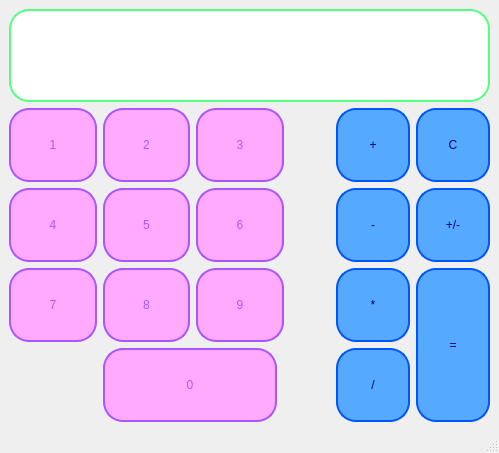
<?xml version="1.0" encoding="UTF-8"?>
<ui version="4.0">
 <class>MainWindow</class>
 <widget class="QMainWindow" name="MainWindow">
  <property name="geometry">
   <rect>
    <x>0</x>
    <y>0</y>
    <width>499</width>
    <height>453</height>
   </rect>
  </property>
  <property name="windowTitle">
   <string>MainWindow</string>
  </property>
  <widget class="QWidget" name="centralwidget">
   <layout class="QGridLayout" name="gridLayout_2">
    <item row="0" column="0">
     <layout class="QGridLayout" name="gridLayout">
      <item row="1" column="5">
       <widget class="QPushButton" name="delete_2">
        <property name="sizePolicy">
         <sizepolicy hsizetype="Fixed" vsizetype="Preferred">
          <horstretch>0</horstretch>
          <verstretch>0</verstretch>
         </sizepolicy>
        </property>
        <property name="cursor">
         <cursorShape>PointingHandCursor</cursorShape>
        </property>
        <property name="styleSheet">
         <string notr="true">color: rgb(0, 0, 127);
font: 75 24pt &quot;Goudy Old Style&quot;;
background-color: rgb(85, 170, 255);
 border-style: solid;
 border-width:2px;
 border-radius:20px;
border-color: rgb(0, 85, 255);
 max-width:70px;
 max-height:170px;
 min-width:70px;
 min-height:70px;</string>
        </property>
        <property name="text">
         <string>C</string>
        </property>
       </widget>
      </item>
      <item row="3" column="1">
       <widget class="QPushButton" name="bt5">
        <property name="sizePolicy">
         <sizepolicy hsizetype="Fixed" vsizetype="Preferred">
          <horstretch>0</horstretch>
          <verstretch>0</verstretch>
         </sizepolicy>
        </property>
        <property name="cursor">
         <cursorShape>PointingHandCursor</cursorShape>
        </property>
        <property name="styleSheet">
         <string notr="true">background-color: rgb(255, 170, 255);
font: 75 24pt &quot;Garamond&quot;;
color: rgb(170, 85, 255);
 border-style: solid;
 border-width:2px;
 border-radius:20px;
border-color: rgb(255, 170, 255);
border-color: rgb(170, 85, 255);
 max-width:170px;
 max-height:70px;
 min-width:70px;
 min-height:70px;</string>
        </property>
        <property name="text">
         <string>5</string>
        </property>
       </widget>
      </item>
      <item row="1" column="3">
       <spacer name="horizontalSpacer">
        <property name="orientation">
         <enum>Qt::Horizontal</enum>
        </property>
        <property name="sizeType">
         <enum>QSizePolicy::Fixed</enum>
        </property>
        <property name="sizeHint" stdset="0">
         <size>
          <width>40</width>
          <height>20</height>
         </size>
        </property>
       </spacer>
      </item>
      <item row="1" column="4">
       <widget class="QPushButton" name="plus">
        <property name="sizePolicy">
         <sizepolicy hsizetype="Fixed" vsizetype="Preferred">
          <horstretch>0</horstretch>
          <verstretch>0</verstretch>
         </sizepolicy>
        </property>
        <property name="cursor">
         <cursorShape>PointingHandCursor</cursorShape>
        </property>
        <property name="styleSheet">
         <string notr="true">color: rgb(0, 0, 127);
font: 75 24pt &quot;Goudy Old Style&quot;;
background-color: rgb(85, 170, 255);
 border-style: solid;
 border-width:2px;
 border-radius:20px;
border-color: rgb(0, 85, 255);
 max-width:70px;
 max-height:170px;
 min-width:70px;
 min-height:70px;</string>
        </property>
        <property name="text">
         <string>+</string>
        </property>
       </widget>
      </item>
      <item row="4" column="0">
       <widget class="QPushButton" name="bt7">
        <property name="sizePolicy">
         <sizepolicy hsizetype="Fixed" vsizetype="Preferred">
          <horstretch>0</horstretch>
          <verstretch>0</verstretch>
         </sizepolicy>
        </property>
        <property name="cursor">
         <cursorShape>PointingHandCursor</cursorShape>
        </property>
        <property name="styleSheet">
         <string notr="true">background-color: rgb(255, 170, 255);
font: 75 24pt &quot;Garamond&quot;;
color: rgb(170, 85, 255);
 border-style: solid;
 border-width:2px;
 border-radius:20px;
border-color: rgb(255, 170, 255);
border-color: rgb(170, 85, 255);
 max-width:170px;
 max-height:70px;
 min-width:70px;
 min-height:70px;</string>
        </property>
        <property name="text">
         <string>7</string>
        </property>
       </widget>
      </item>
      <item row="3" column="2">
       <widget class="QPushButton" name="bt6">
        <property name="sizePolicy">
         <sizepolicy hsizetype="Fixed" vsizetype="Preferred">
          <horstretch>0</horstretch>
          <verstretch>0</verstretch>
         </sizepolicy>
        </property>
        <property name="cursor">
         <cursorShape>PointingHandCursor</cursorShape>
        </property>
        <property name="styleSheet">
         <string notr="true">background-color: rgb(255, 170, 255);
font: 75 24pt &quot;Garamond&quot;;
color: rgb(170, 85, 255);
 border-style: solid;
 border-width:2px;
 border-radius:20px;
border-color: rgb(255, 170, 255);
border-color: rgb(170, 85, 255);
 max-width:170px;
 max-height:70px;
 min-width:70px;
 min-height:70px;</string>
        </property>
        <property name="text">
         <string>6</string>
        </property>
       </widget>
      </item>
      <item row="4" column="1">
       <widget class="QPushButton" name="bt8">
        <property name="sizePolicy">
         <sizepolicy hsizetype="Fixed" vsizetype="Preferred">
          <horstretch>0</horstretch>
          <verstretch>0</verstretch>
         </sizepolicy>
        </property>
        <property name="cursor">
         <cursorShape>PointingHandCursor</cursorShape>
        </property>
        <property name="styleSheet">
         <string notr="true">background-color: rgb(255, 170, 255);
font: 75 24pt &quot;Garamond&quot;;
color: rgb(170, 85, 255);
 border-style: solid;
 border-width:2px;
 border-radius:20px;
border-color: rgb(255, 170, 255);
border-color: rgb(170, 85, 255);
 max-width:170px;
 max-height:70px;
 min-width:70px;
 min-height:70px;</string>
        </property>
        <property name="text">
         <string>8</string>
        </property>
       </widget>
      </item>
      <item row="5" column="3">
       <spacer name="horizontalSpacer_2">
        <property name="orientation">
         <enum>Qt::Horizontal</enum>
        </property>
        <property name="sizeType">
         <enum>QSizePolicy::Fixed</enum>
        </property>
        <property name="sizeHint" stdset="0">
         <size>
          <width>40</width>
          <height>20</height>
         </size>
        </property>
       </spacer>
      </item>
      <item row="4" column="2">
       <widget class="QPushButton" name="bt9">
        <property name="sizePolicy">
         <sizepolicy hsizetype="Fixed" vsizetype="Preferred">
          <horstretch>0</horstretch>
          <verstretch>0</verstretch>
         </sizepolicy>
        </property>
        <property name="cursor">
         <cursorShape>PointingHandCursor</cursorShape>
        </property>
        <property name="styleSheet">
         <string notr="true">background-color: rgb(255, 170, 255);
font: 75 24pt &quot;Garamond&quot;;
color: rgb(170, 85, 255);
 border-style: solid;
 border-width:2px;
 border-radius:20px;
border-color: rgb(255, 170, 255);
border-color: rgb(170, 85, 255);
 max-width:170px;
 max-height:70px;
 min-width:70px;
 min-height:70px;</string>
        </property>
        <property name="text">
         <string>9</string>
        </property>
       </widget>
      </item>
      <item row="4" column="3">
       <spacer name="horizontalSpacer_4">
        <property name="orientation">
         <enum>Qt::Horizontal</enum>
        </property>
        <property name="sizeType">
         <enum>QSizePolicy::Fixed</enum>
        </property>
        <property name="sizeHint" stdset="0">
         <size>
          <width>40</width>
          <height>20</height>
         </size>
        </property>
       </spacer>
      </item>
      <item row="1" column="2">
       <widget class="QPushButton" name="bt3">
        <property name="sizePolicy">
         <sizepolicy hsizetype="Fixed" vsizetype="Preferred">
          <horstretch>0</horstretch>
          <verstretch>0</verstretch>
         </sizepolicy>
        </property>
        <property name="cursor">
         <cursorShape>PointingHandCursor</cursorShape>
        </property>
        <property name="styleSheet">
         <string notr="true">background-color: rgb(255, 170, 255);
font: 75 24pt &quot;Garamond&quot;;
color: rgb(170, 85, 255);
 border-style: solid;
 border-width:2px;
 border-radius:20px;
border-color: rgb(255, 170, 255);
border-color: rgb(170, 85, 255);
 max-width:170px;
 max-height:70px;
 min-width:70px;
 min-height:70px;</string>
        </property>
        <property name="text">
         <string>3</string>
        </property>
       </widget>
      </item>
      <item row="3" column="0">
       <widget class="QPushButton" name="bt4">
        <property name="sizePolicy">
         <sizepolicy hsizetype="Fixed" vsizetype="Preferred">
          <horstretch>0</horstretch>
          <verstretch>0</verstretch>
         </sizepolicy>
        </property>
        <property name="cursor">
         <cursorShape>PointingHandCursor</cursorShape>
        </property>
        <property name="styleSheet">
         <string notr="true">background-color: rgb(255, 170, 255);
font: 75 24pt &quot;Garamond&quot;;
color: rgb(170, 85, 255);
 border-style: solid;
 border-width:2px;
 border-radius:20px;
border-color: rgb(255, 170, 255);
border-color: rgb(170, 85, 255);
 max-width:170px;
 max-height:70px;
 min-width:70px;
 min-height:70px;</string>
        </property>
        <property name="text">
         <string>4</string>
        </property>
       </widget>
      </item>
      <item row="0" column="0" colspan="6">
       <widget class="QLineEdit" name="lineEdit">
        <property name="sizePolicy">
         <sizepolicy hsizetype="Expanding" vsizetype="Preferred">
          <horstretch>0</horstretch>
          <verstretch>0</verstretch>
         </sizepolicy>
        </property>
        <property name="layoutDirection">
         <enum>Qt::RightToLeft</enum>
        </property>
        <property name="styleSheet">
         <string notr="true">border-color: rgb(85, 255, 127);
font: 75 32pt &quot;Goudy Old Style&quot;;
color: rgb(0, 255, 0);
 border-style: solid;
 border-width:2px;
 border-radius:20px;</string>
        </property>
        <property name="alignment">
         <set>Qt::AlignRight|Qt::AlignTrailing|Qt::AlignVCenter</set>
        </property>
       </widget>
      </item>
      <item row="1" column="0">
       <widget class="QPushButton" name="bt1">
        <property name="sizePolicy">
         <sizepolicy hsizetype="Fixed" vsizetype="Preferred">
          <horstretch>0</horstretch>
          <verstretch>0</verstretch>
         </sizepolicy>
        </property>
        <property name="cursor">
         <cursorShape>PointingHandCursor</cursorShape>
        </property>
        <property name="styleSheet">
         <string notr="true">background-color: rgb(255, 170, 255);
font: 75 24pt &quot;Garamond&quot;;
color: rgb(170, 85, 255);
 border-style: solid;
 border-width:2px;
 border-radius:20px;
border-color: rgb(255, 170, 255);
border-color: rgb(170, 85, 255);
 max-width:170px;
 max-height:70px;
 min-width:70px;
 min-height:70px;</string>
        </property>
        <property name="text">
         <string>1</string>
        </property>
       </widget>
      </item>
      <item row="3" column="4">
       <widget class="QPushButton" name="minus">
        <property name="sizePolicy">
         <sizepolicy hsizetype="Fixed" vsizetype="Preferred">
          <horstretch>0</horstretch>
          <verstretch>0</verstretch>
         </sizepolicy>
        </property>
        <property name="cursor">
         <cursorShape>PointingHandCursor</cursorShape>
        </property>
        <property name="styleSheet">
         <string notr="true">color: rgb(0, 0, 127);
font: 75 24pt &quot;Goudy Old Style&quot;;
background-color: rgb(85, 170, 255);
 border-style: solid;
 border-width:2px;
 border-radius:20px;
border-color: rgb(0, 85, 255);
 max-width:70px;
 max-height:170px;
 min-width:70px;
 min-height:70px;</string>
        </property>
        <property name="text">
         <string>-</string>
        </property>
       </widget>
      </item>
      <item row="1" column="1">
       <widget class="QPushButton" name="bt2">
        <property name="sizePolicy">
         <sizepolicy hsizetype="Fixed" vsizetype="Preferred">
          <horstretch>0</horstretch>
          <verstretch>0</verstretch>
         </sizepolicy>
        </property>
        <property name="cursor">
         <cursorShape>PointingHandCursor</cursorShape>
        </property>
        <property name="styleSheet">
         <string notr="true">background-color: rgb(255, 170, 255);
font: 75 24pt &quot;Garamond&quot;;
color: rgb(170, 85, 255);
 border-style: solid;
 border-width:2px;
 border-radius:20px;
border-color: rgb(255, 170, 255);
border-color: rgb(170, 85, 255);
 max-width:170px;
 max-height:70px;
 min-width:70px;
 min-height:70px;</string>
        </property>
        <property name="text">
         <string>2</string>
        </property>
       </widget>
      </item>
      <item row="3" column="3">
       <spacer name="horizontalSpacer_3">
        <property name="orientation">
         <enum>Qt::Horizontal</enum>
        </property>
        <property name="sizeType">
         <enum>QSizePolicy::Fixed</enum>
        </property>
        <property name="sizeHint" stdset="0">
         <size>
          <width>40</width>
          <height>20</height>
         </size>
        </property>
       </spacer>
      </item>
      <item row="4" column="4">
       <widget class="QPushButton" name="mul">
        <property name="sizePolicy">
         <sizepolicy hsizetype="Fixed" vsizetype="Preferred">
          <horstretch>0</horstretch>
          <verstretch>0</verstretch>
         </sizepolicy>
        </property>
        <property name="cursor">
         <cursorShape>PointingHandCursor</cursorShape>
        </property>
        <property name="styleSheet">
         <string notr="true">color: rgb(0, 0, 127);
font: 75 24pt &quot;Goudy Old Style&quot;;
background-color: rgb(85, 170, 255);
 border-style: solid;
 border-width:2px;
 border-radius:20px;
border-color: rgb(0, 85, 255);
 max-width:70px;
 max-height:170px;
 min-width:70px;
 min-height:70px;</string>
        </property>
        <property name="text">
         <string>*</string>
        </property>
       </widget>
      </item>
      <item row="5" column="4">
       <widget class="QPushButton" name="div">
        <property name="sizePolicy">
         <sizepolicy hsizetype="Fixed" vsizetype="Preferred">
          <horstretch>0</horstretch>
          <verstretch>0</verstretch>
         </sizepolicy>
        </property>
        <property name="cursor">
         <cursorShape>PointingHandCursor</cursorShape>
        </property>
        <property name="styleSheet">
         <string notr="true">color: rgb(0, 0, 127);
font: 75 24pt &quot;Goudy Old Style&quot;;
background-color: rgb(85, 170, 255);
 border-style: solid;
 border-width:2px;
 border-radius:20px;
border-color: rgb(0, 85, 255);
 max-width:70px;
 max-height:170px;
 min-width:70px;
 min-height:70px;</string>
        </property>
        <property name="text">
         <string>/</string>
        </property>
       </widget>
      </item>
      <item row="3" column="5">
       <widget class="QPushButton" name="setsign">
        <property name="styleSheet">
         <string notr="true">color: rgb(0, 0, 127);
font: 75 24pt &quot;Goudy Old Style&quot;;
background-color: rgb(85, 170, 255);
 border-style: solid;
 border-width:2px;
 border-radius:20px;
border-color: rgb(0, 85, 255);
 max-width:70px;
 max-height:170px;
 min-width:70px;
 min-height:70px;</string>
        </property>
        <property name="text">
         <string>+/-</string>
        </property>
       </widget>
      </item>
      <item row="4" column="5" rowspan="2">
       <widget class="QPushButton" name="equal">
        <property name="sizePolicy">
         <sizepolicy hsizetype="Fixed" vsizetype="Preferred">
          <horstretch>0</horstretch>
          <verstretch>0</verstretch>
         </sizepolicy>
        </property>
        <property name="cursor">
         <cursorShape>PointingHandCursor</cursorShape>
        </property>
        <property name="styleSheet">
         <string notr="true">color: rgb(0, 0, 127);
font: 75 24pt &quot;Goudy Old Style&quot;;
background-color: rgb(85, 170, 255);
 border-style: solid;
 border-width:2px;
 border-radius:20px;
border-color: rgb(0, 85, 255);
 max-width:70px;
 max-height:170px;
 min-width:70px;
 min-height:70px;</string>
        </property>
        <property name="text">
         <string>=</string>
        </property>
       </widget>
      </item>
      <item row="5" column="1" colspan="2">
       <widget class="QPushButton" name="bt0">
        <property name="sizePolicy">
         <sizepolicy hsizetype="Preferred" vsizetype="Preferred">
          <horstretch>0</horstretch>
          <verstretch>0</verstretch>
         </sizepolicy>
        </property>
        <property name="cursor">
         <cursorShape>PointingHandCursor</cursorShape>
        </property>
        <property name="styleSheet">
         <string notr="true">background-color: rgb(255, 170, 255);
font: 75 24pt &quot;Garamond&quot;;
color: rgb(170, 85, 255);
 border-style: solid;
 border-width:2px;
 border-radius:20px;
border-color: rgb(255, 170, 255);
border-color: rgb(170, 85, 255);
 max-width:170px;
 max-height:70px;
 min-width:70px;
 min-height:70px;</string>
        </property>
        <property name="text">
         <string>0</string>
        </property>
       </widget>
      </item>
     </layout>
    </item>
   </layout>
  </widget>
  <widget class="QMenuBar" name="menubar">
   <property name="geometry">
    <rect>
     <x>0</x>
     <y>0</y>
     <width>499</width>
     <height>21</height>
    </rect>
   </property>
  </widget>
  <widget class="QStatusBar" name="statusbar"/>
 </widget>
 <resources/>
 <connections/>
</ui>
